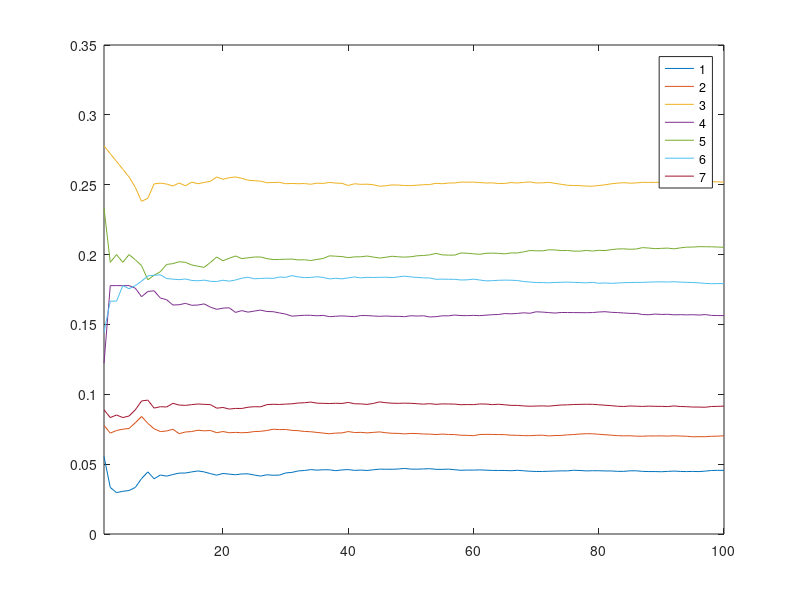

Here is the MATLAB script that generated this plot:
close all;
Njogadas=100;
NMC=100; %Número de runs
Ndiscard=10;
Ncasas=7;
z = zeros(NMC,Ncasas); %número de estados do jogo, que indica o número de vezes que se caiu em cada casa
y = zeros(1,Njogadas); % dimensão igual ao número de jogadas em cada run de Monte Carlo, que indica as casas em que se caiu em cada jogada
Aluguer = [10,10,0,15,20,25,35];
estados = [2,3,4,5,6,3,1;
           3,4,5,6,3,7,2]; %representação da máquina de estados a posição estados(1,1) representa a casa onde se vai para caso estejamos na casa 1 e calhe cara
coinflips = zeros(1,Njogadas);
zfreq = zeros(NMC,Ncasas);
%rand('state',0)
espera = 0;
hh = waitbar(espera,"Doing stuff");

for i=1:1:NMC
    x = 0; %variável escalar que indica o número do estado em que a marca do jogador está em cada instante;
    for k=1:1:Njogadas+1 % a inicial n conta para o nº de jogadas         
        avanca = randi([1 2]); % lançamento da moeda
        coinflips(k)=avanca;
        if x == 0              % no inicio está "fora do tabuleiro"
            x = avanca;        % ou vai para o 1 ou para o 2
        else    
            x = estados(avanca,x);  % avança segundo o diagrama
        end
        y(k) = x;
        if k > Ndiscard+1    
            z(i,x) = z(i,x)+1;
        end
    end 
end
for n = 1:1:NMC
    for i=1:1:Ncasas
        zfreq(n,i) = sum(z(1:n,i))/((Njogadas-Ndiscard)*n);
    end
      espera = espera + 1/NMC;
      waitbar(espera,hh,"Doing stuff");
end
close(hh)
figure(1)
for i = 1:1:Ncasas
    xlim([1,NMC]);
    plot(zfreq(:,i))
    hold on
end
legend('1','2','3','4','5', '6', '7');
